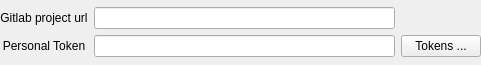
<?xml version="1.0" encoding="UTF-8"?>
<ui version="4.0">
 <class>tracecommon::CredentialWidget</class>
 <widget class="QWidget" name="tracecommon::CredentialWidget">
  <property name="geometry">
   <rect>
    <x>0</x>
    <y>0</y>
    <width>481</width>
    <height>65</height>
   </rect>
  </property>
  <property name="windowTitle">
   <string>Form</string>
  </property>
  <layout class="QGridLayout" name="gridLayout_3">
   <property name="leftMargin">
    <number>0</number>
   </property>
   <property name="topMargin">
    <number>0</number>
   </property>
   <property name="rightMargin">
    <number>0</number>
   </property>
   <property name="bottomMargin">
    <number>0</number>
   </property>
   <item row="0" column="0">
    <layout class="QGridLayout" name="gridLayout_2">
     <item row="1" column="1">
      <widget class="QLineEdit" name="tokenLineEdit">
       <property name="echoMode">
        <enum>QLineEdit::Password</enum>
       </property>
      </widget>
     </item>
     <item row="0" column="0">
      <widget class="QLabel" name="urlLabel">
       <property name="text">
        <string>Gitlab project url</string>
       </property>
       <property name="alignment">
        <set>Qt::AlignCenter</set>
       </property>
      </widget>
     </item>
     <item row="0" column="1">
      <widget class="QLineEdit" name="urlLineEdit"/>
     </item>
     <item row="1" column="0">
      <widget class="QLabel" name="tokenLabel">
       <property name="text">
        <string>Personal Token</string>
       </property>
       <property name="alignment">
        <set>Qt::AlignCenter</set>
       </property>
      </widget>
     </item>
     <item row="1" column="2">
      <widget class="QPushButton" name="createTokenButton">
       <property name="text">
        <string>Tokens ...</string>
       </property>
      </widget>
     </item>
    </layout>
   </item>
  </layout>
 </widget>
 <resources/>
 <connections/>
</ui>
